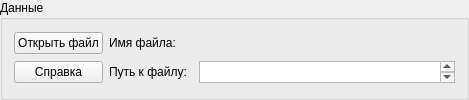
     <widget class="QGroupBox" name="groupBox">
      <property name="sizePolicy">
       <sizepolicy hsizetype="Preferred" vsizetype="Fixed">
        <horstretch>0</horstretch>
        <verstretch>0</verstretch>
       </sizepolicy>
      </property>
      <property name="title">
       <string>Данные</string>
      </property>
      <layout class="QGridLayout" name="gridLayout_2">
       <item row="0" column="1" colspan="2">
        <widget class="QLabel" name="label">
         <property name="text">
          <string>Имя файла:</string>
         </property>
        </widget>
       </item>
       <item row="2" column="1">
        <widget class="QLabel" name="label_2">
         <property name="text">
          <string>Путь к файлу:</string>
         </property>
        </widget>
       </item>
       <item row="0" column="3">
        <widget class="QLabel" name="tbNameFile">
         <property name="text">
          <string/>
         </property>
        </widget>
       </item>
       <item row="2" column="0">
        <widget class="QPushButton" name="buttonReference">
         <property name="text">
          <string>Справка</string>
         </property>
        </widget>
       </item>
       <item row="2" column="3">
        <widget class="QTextEdit" name="tbPath">
         <property name="sizePolicy">
          <sizepolicy hsizetype="Expanding" vsizetype="Ignored">
           <horstretch>0</horstretch>
           <verstretch>0</verstretch>
          </sizepolicy>
         </property>
         <property name="horizontalScrollBarPolicy">
          <enum>Qt::ScrollBarAsNeeded</enum>
         </property>
         <property name="readOnly">
          <bool>true</bool>
         </property>
        </widget>
       </item>
       <item row="0" column="0">
        <widget class="QPushButton" name="buttonOpenFile">
         <property name="text">
          <string>Открыть файл</string>
         </property>
        </widget>
       </item>
      </layout>
     </widget>
